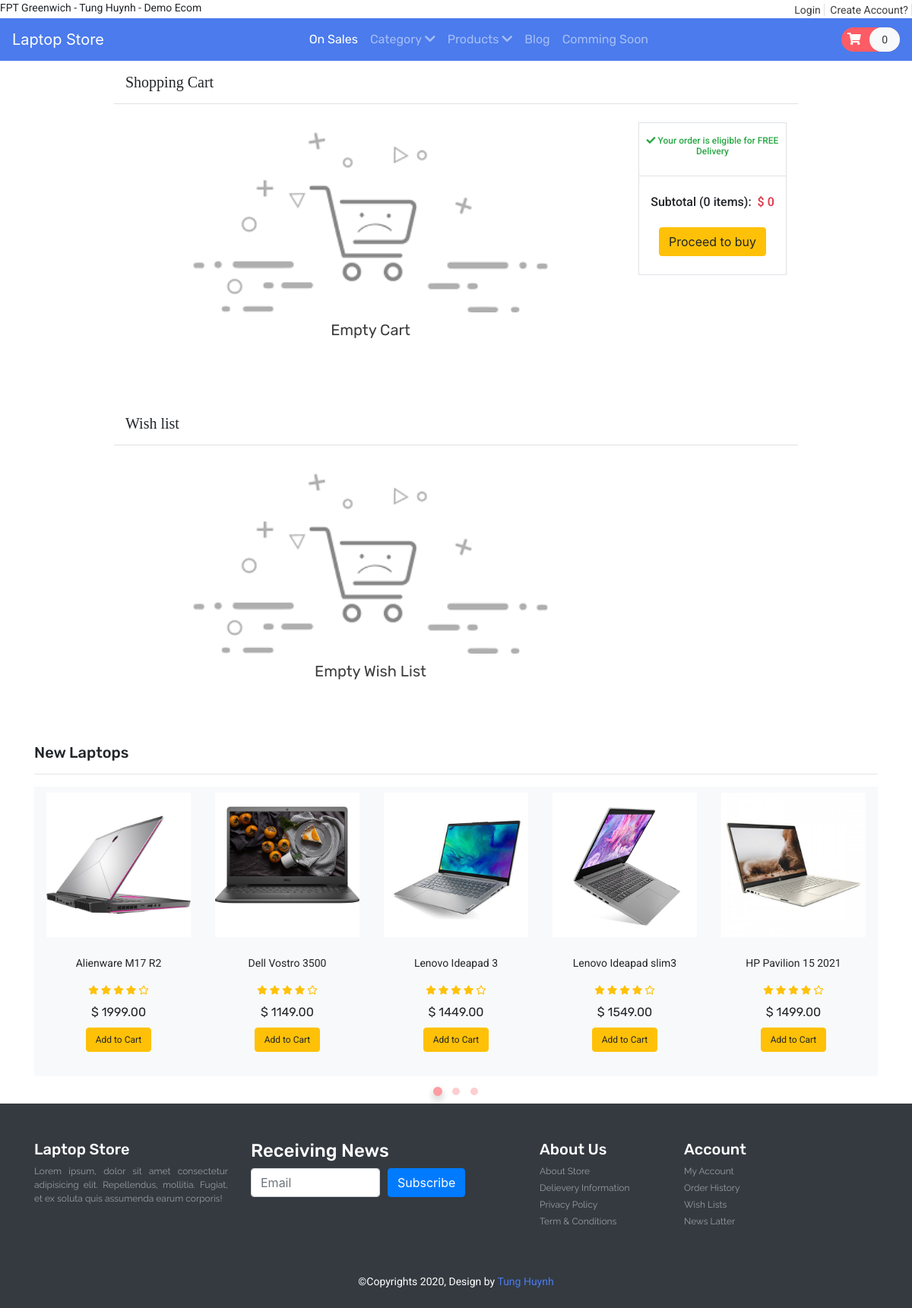
The app's page /cart.php with its own data.
### tables this page shows
CREATE TABLE `product` (
  `item_id` int(11) NOT NULL,
  `item_brand` varchar(200) NOT NULL,
  `item_name` varchar(255) NOT NULL,
  `item_price` double(10,2) NOT NULL,
  `item_image` varchar(255) NOT NULL,
  `item_register` datetime DEFAULT NULL,
  `discount_price` double(10,2) DEFAULT NULL
);

### cart.php (called while the page is built, shortened)
<?php
include('header.php')
?>
<?php
count($product->getData('cart')) ? include('Template/_cart-template.php') : include('Template/notFound/_cart_notFound.php');
count($product->getData('wishlist')) ? include('Template/_wishlist_template.php') : include('Template/notFound/_wishlist_notFound.php');
include('Template/_new-laptop.php');
?>
<?php
include('footer.php')
?>

### Database/DBController.php (called while the page is built, shortened)
<?php
class DBController
{
    protected $host = 'localhost';
    protected $user = 'root';
    protected $password = '';
    protected $database = 'laptop-store';
    public function __construct()
    {
        $this->con = mysqli_connect($this->host, $this->user, $this->password, $this->database);
    }
}

### functions.php (called while the page is built, shortened)
<?php
require('Database/DBController.php');
require('Database/Product.php');
require('Database/Cart.php');
$db = new DBController();
$product = new Product($db);
$product_import = $product->getData();
$cart = new Cart($db);

### Database/Product.php (called while the page is built, shortened)
<?php
class Product
{
    public $db = null;
    public function __construct(DBController $db)
    {
        $this->db = $db;
    }
    public function getData(string $productTable = 'product')
    {
        $query_product = $this->db->con->query("SELECT * FROM {$productTable}");
        $productsArray = array();
        while ($item = mysqli_fetch_array($query_product, MYSQLI_ASSOC)) {
            $productsArray[] = $item;
        }
        return $productsArray;
    }
}

### Template/_new-laptop.php (the view, shortened to what this page needs)
<?php
shuffle($product_import);
?>
<section id="new-laptops">
    <div class="container">
        <h4 class="font-rubik font-size-20">New Laptops</h4>
        <hr>
        <div class="owl-carousel owl-theme">
            <?php foreach ($product_import as $item) { ?>
                <div class="item px-3 py-2 bg-light">
                    <div class="product font-roboto">
                        <a href="<?php printf('%s?item_id=%s', 'product.php', $item['item_id']); ?>">
                            <img src="<?php echo $item['item_image'] ?? "./assets/Alienware/19365-4zu3_alienware_15_r3_maxq.jpg"; ?>"
                                 alt="product1" class="img-fluid">
                        </a>
                        <div class="text-center py-4">
                            <p class="font-size-14 font-roboto"><?php echo $item['item_name'] ?? "Default"; ?></p>
                            <div class="rating text-warning font-size-12">
                                <span><em class="fas fa-star"></em></span>
                                <span><em class="fas fa-star"></em></span>
                                <span><em class="fas fa-star"></em></span>
                                <span><em class="fas fa-star"></em></span>
                                <span><em class="far fa-star"></em></span>
                            </div>
                            <div class="price py-2">
                                <span class="font-rubik">$ <?php echo $item['item_price'] ?? "0"; ?></span>
                            </div>
                            <form method="post">
                                <?php
                                if (in_array($item['item_id'], $cart->getCartId($product->getData('cart')) ?? [])) {
                                    echo '<button type="submit" disabled class="btn btn-success font-size-12">In the Cart</button>';
                                } else {
                                    echo '<button type="submit" name="new-laptop-submit" class="btn btn-warning font-size-12">Add to Cart</button>';
                                }
                                ?>
                            </form>
                        </div>
                    </div>
                </div>
            <?php } ?>
        </div>
    </div>
</section>

### header.php (shortened to what this page needs)
<!DOCTYPE html>
<html lang="en">
<head>
    <link rel="stylesheet" href="https://stackpath.bootstrapcdn.com/bootstrap/4.4.1/css/bootstrap.min.css"
>
    <link rel="stylesheet" href="https://cdnjs.cloudflare.com/ajax/libs/OwlCarousel2/2.3.4/assets/owl.carousel.min.css"
/>
    <link rel="stylesheet"
          href="https://cdnjs.cloudflare.com/ajax/libs/OwlCarousel2/2.3.4/assets/owl.theme.default.min.css"
/>
    <link rel="stylesheet" href="https://cdnjs.cloudflare.com/ajax/libs/font-awesome/5.15.4/css/all.min.css"
/>
    <link rel="stylesheet" href="css/style.css">
    <?php
    require('functions.php');
    ?>
</head>
<body>
<header id="header">
    <div class="row">
        <div class="col-md-5">
            <p class="font-roboto font-size-14 text-black-40 m-0">FPT Greenwich - Tung Huynh - Demo Ecom</p>
        </div>
        <div class="col-md-4 offset-md-3 text-right">
                <span class="font-roboto font-size-14">
                    <a href="login.php" class="px-1 border-right p-text-color">Login</a>
                    <a href="registration.php" class="px-1 border-right p-text-color">Create Account?</a>
                </span>
        </div>
    </div>
    <nav class="navbar navbar-expand-lg navbar-dark color-second-bg">
        <a class="navbar-brand" href="index.php">Laptop Store</a>
        <div class="collapse navbar-collapse" id="navbarNav">
            <ul class="navbar-nav m-auto font-rubik">
                <li class="nav-item active">
                    <a class="nav-link" href="#">On Sales</a>
                </li>
                <li class="nav-item">
                    <a class="nav-link" href="#">Category
                        <em class="fas fa-chevron-down"></em>
                    </a>
                </li>
                <li class="nav-item">
                    <a class="nav-link" href="#">Products
                        <em class="fas fa-chevron-down"></em>
                    </a>
                </li>
                <li class="nav-item">
                    <a class="nav-link" href="#">Blog</a>
                </li>
                <li class="nav-item">
                    <a class="nav-link" href="#">Comming Soon</a>
                </li>
            </ul>
            <form action="#" class="font-size-14 font-roboto">
                <a href="cart.php" class="py-2 rounded-pill color-primary-bg">
                    <span class="font-size-16 px-2 text-white"><em class="fas fa-shopping-cart"></em></span>
                    <span class="px-3 py-2 rounded-pill text-dark bg-light"><?php echo count($product->getData('cart')); ?></span>
                </a>
            </form>
        </div>
    </nav>
</header>
<main id="main-site">

### Template/notFound/_cart_notFound.php
<section id="cart" class="py-3 mb-4">
    <div class="container-fluid w-75">
        <h5 class="font-baloo font-size-20">Shopping Cart</h5>
        <div class="row border-top py-3 mt-3">
            <div class="col-sm-9 text-center py-2">
                <div class="row">
                    <div class="col-sm-12">
                        <img src="./assets/emptycart.png" alt="Empty cart" class="img-fluid" style="height: 250px;">
                        <p class="font-rubik font-size-20 pt-2 p-text-color">Empty Cart</p>
                    </div>
                </div>
            </div>
            <div class="col-sm-3">
                <div class="sub-total border text-center  mt-2">
                    <h6 class="font-size-12 font-roboto text-success py-3"><em class="fas fa-check"></em> Your order is eligible for FREE
                        Delivery</h6>
                    <div class="border-top py-4">
                        <h5 class="font-roboto font-size-16">Subtotal (<?php echo isset($subtotal) ? count($subtotal) : 0; ?> items):&nbsp;
                            <span class="text-danger">$<span class="text-danger" id="deal-price">
                                    <?php echo isset($subtotal) ? $cart->calculateSubtotal($subtotal) : 0; ?>
                                </span>
                            </span>
                        </h5>
                        <button type="submit" class="btn btn-warning mt-3">Proceed to buy</button>
                    </div>
                </div>
            </div>
        </div>
    </div>
</section>

### Template/notFound/_wishlist_notFound.php
<section id="cart" class="py-3 mb-4">
    <div class="container-fluid w-75">
        <h5 class="font-baloo font-size-20">Wish list</h5>
        <div class="row border-top py-3 mt-3">
            <div class="col-sm-9 text-center py-2">
                <div class="row">
                    <div class="col-sm-12">
                        <img src="./assets/emptycart.png" alt="Empty cart" class="img-fluid" style="height: 250px;">
                        <p class="font-rubik font-size-20 pt-2 p-text-color">Empty Wish List</p>
                    </div>
                </div>
            </div>
        </div>
</section>

### footer.php (shortened to what this page needs)
</main>
<footer id="footer" class="bg-dark text-white py-5">
    <div class="container">
        <div class="row">
            <div class="col-lg-3 col-12">
                <h4 class="font-rubik font-size-20">Laptop Store</h4>
                <p class="font-rale font-size-12 text-white-50 text-justify">Lorem ipsum, dolor
                    sit amet consectetur adipisicing elit. Repellendus, mollitia. Fugiat, et
                    ex soluta quis assumenda earum corporis!</p>
            </div>
            <div class="col-lg-4 col-12">
                <h4 class="font-rubik font-size 20">Receiving News</h4>
                <form class="form-row">
                    <div class="col">
                        <input type="text" class="form-control" placeholder="Email">
                    </div>
                    <div class="col">
                        <button type="submit" class="btn btn-primary mb-2">Subscribe</button>
                    </div>
                </form>
            </div>
            <div class="col-lg-2 col-12">
                <h4 class="font-rubik font-size-20">About Us</h4>
                <div class="d-flex flex-column flex-wrap">
                    <a href="#" class="font-rale font-size-12 text-white-50 pb-1">About Store</a>
                    <a href="#" class="font-rale font-size-12 text-white-50 pb-1">Delievery Information</a>
                    <a href="#" class="font-rale font-size-12 text-white-50 pb-1">Privacy Policy</a>
                    <a href="#" class="font-rale font-size-12 text-white-50 pb-1">Term & Conditions</a>
                </div>
            </div>
            <div class="col-lg-2 col-12">
                <h4 class="font-rubik font-size-20">Account</h4>
                <div class="d-flex flex-column flex-wrap">
                    <a href="#" class="font-rale font-size-12 text-white-50 pb-1">My Account</a>
                    <a href="#" class="font-rale font-size-12 text-white-50 pb-1">Order History</a>
                    <a href="#" class="font-rale font-size-12 text-white-50 pb-1">Wish Lists</a>
                    <a href="#" class="font-rale font-size-12 text-white-50 pb-1">News
                        Latter</a>
                </div>
            </div>
        </div>
    </div>
</footer>
<div class="copyright text-center bg-dark text-white py-2">
    <p class="font-roboto font-size-14">&copy;Copyrights 2020, Design by <a href="#" class="color-second">Tung Huynh</a>
    </p>
</div>
</body>
</html>

### css/style.css (style rules this page uses)
button, button:focus { outline: none !important; box-shadow: none !important; }
.font-baloo { font-family: "Baloo Thambi 2", cursive; }
.font-rale { font-family: "Raleway", cursive; }
.font-rubik { font-family: "Rubik", cursive; }
.font-roboto { font-family: "Roboto", cursive; }
.font-size-12 { font-size: 12px; }
.font-size-14 { font-size: 14px; }
.font-size-16 { font-size: 16px; }
.font-size-20 { font-size: 20px; }
.color-primary-bg { background: #fc5c65; }
.color-second { color: #4b7bec; }
.color-second-bg { background: #4b7bec; }
.p-text-color { color: #3d3d3d; }
:root { --font-ubuntu: 'Ubuntu', sans-serif; --color-red-orange: #ff5252; --color-orange: #ff5e57; }

### records on screen
product: item_image (picture), item_name "Alienware M17 R2", item_price "1999.00"
product: item_image (picture), item_name "Dell Vostro 3500", item_price "1149.00"
product: item_image (picture), item_name "Lenovo Ideapad 3", item_price "1449.00"
product: item_image (picture), item_name "Lenovo Ideapad slim3", item_price "1549.00"
product: item_image (picture), item_name "HP Pavilion 15 2021", item_price "1499.00"

### other values on screen
count($product->getData('cart')) "0"
